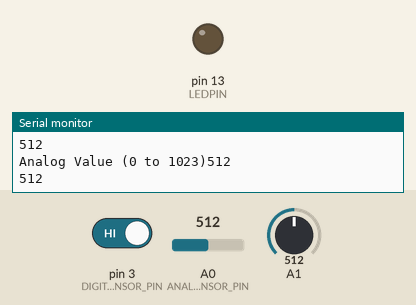
This sketch was run on a simulated Arduino Uno, built with avr-gcc and run on an emulated ATmega328P. On the bench: output pins drawn as LEDs (lit = HIGH), the last lines printed to the serial monitor. The test bench sets the inputs (shaded band); at power-on: pin 3 (DIGITAL_SENSOR_PIN) HIGH, A0 (ANALOG_SENSOR_PIN) = 512, A1 = 512.

Above: at 1.3 s.
1.4 s: pin 3 (DIGITAL_SENSOR_PIN) driven LOW
At 2.4 s:
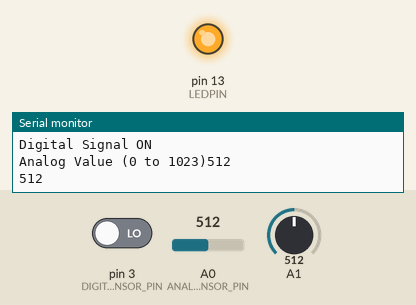
3.0 s: pin 3 (DIGITAL_SENSOR_PIN) driven HIGH
At 3.7 s:
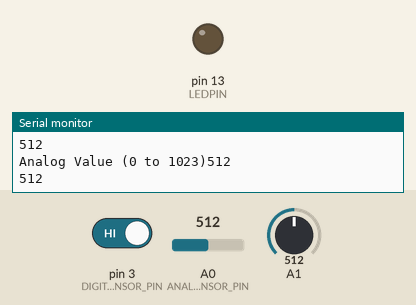
Timing chart, 0 to 6.0 s (numbered marks = the images above; inputs shaded):
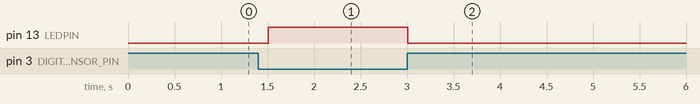

The sketch:

light_sensor.ino
```cpp
/* YourDuino Electronic Brick Test:
 Light Sensor Analog + Digital AB-890202
 terry@yourduino.com */

/*-----( Declare Constants )-----*/
#define ANALOG_SENSOR_PIN  A0
#define DIGITAL_SENSOR_PIN 3
#define LEDPIN    13  // The onboard LED

/*-----( Declare Variables )-----*/
int  switch_state;  /* Holds the last digital value */
int  LightAnalogValue; /* Holds the last analog value */

void setup()   /*----( SETUP: RUNS ONCE )----*/
{
  pinMode(LEDPIN, OUTPUT);
  Serial.begin(9600);          // Enable the Serial data output
  Serial.println("YourDuino Light Sensor Test 1.10 ");

}/*--(end setup )---*/


void loop()   /*----( LOOP: RUNS CONSTANTLY )----*/

// This module is ACTIVE LOW when a reflection is seen
{

  switch_state = digitalRead(DIGITAL_SENSOR_PIN);
  if (switch_state == LOW)
  {
    digitalWrite(LEDPIN, HIGH);
    Serial.println("Digital Signal ON ");
  }
  else
  {
    digitalWrite(LEDPIN, LOW);
  }

  LightAnalogValue = analogRead(ANALOG_SENSOR_PIN);  //Read the voltage from sensor
  Serial.print("Analog Value (0 to 1023)");
  Serial.println(LightAnalogValue,DEC);      // Send result to Serial Monitor

  Serial.println(analogRead(A1));

  delay(500);

}
```

Measured:
- after the input at 1.4 s, pin 13 (LEDPIN): LOW → HIGH after 0.11 s
- after the input at 3.0 s, pin 13 (LEDPIN): HIGH → LOW at once
